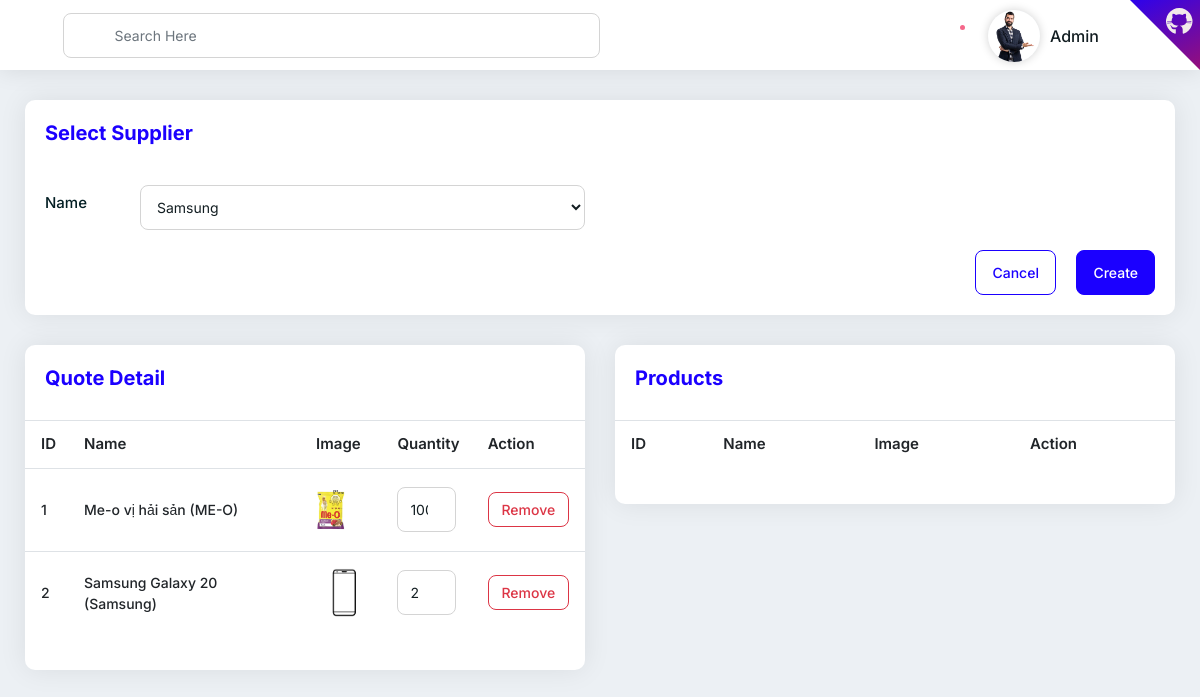
Page /en/quote/edit/32/ (signed in) on the committed database.
### core/models.py (models this page shows, shortened)
class POrder(models.Model):
    label = models.CharField(_("label"), max_length=255, null=True, blank=True)
    supplier = models.ForeignKey(Supplier, verbose_name=_("supplier"), on_delete=models.CASCADE)
    order_date = models.DateField(_("order date"), null=True, blank=True)
    status = models.CharField(_("status"), max_length=255, null=True, blank=True, default="draft")
    created_at = models.DateTimeField(auto_now=True, editable=False)
    total = models.IntegerField(_("total"), null=True, blank=True)
    note = models.TextField(_("note"), null=True, blank=True)

class POrderDetail(models.Model):
    porder = models.ForeignKey(POrder, verbose_name=_("purchare order"), on_delete=models.CASCADE, null=True, blank=True)
    product = models.ForeignKey(Product, verbose_name=_("product"), on_delete=models.CASCADE, null=True, blank=True)
    quantity = models.IntegerField(_("quantity"), default=1, null=True, blank=True)
    price = models.IntegerField(_("price"), null=True, blank=True)
    status = models.CharField(_("status"), max_length=255, null=True, blank=True)

class Product(models.Model):
    id_product = models.CharField(_("product id"), max_length=255)
    name = models.CharField(_("name"), max_length=255)
    brand = models.CharField(_("brand"), max_length=255)
    image = models.ImageField(_("image"), upload_to="product")
    price = models.IntegerField(_("price"))
    description = models.TextField(_("description"))
    category = models.ForeignKey(Category, verbose_name=_("category"), on_delete=models.CASCADE)
    class Meta:
        verbose_name_plural = _("products")
    def __str__(self):
        return f'{self.name} ({self.brand})'

### core/views.py (the view, shortened to what this page needs)
# urls.py: path('quote/edit/<int:pk>/', quote_edit, name='quote_edit'),
def quote_edit(request, pk):
    supplier = Supplier.objects.get(account = request.user)
    quote = POrder.objects.get(id=pk)
    product_quote_detail = [x.product for x in quote.porderdetail_set.all()]
    return render(request, 'quote/edit.html', {
        'quote': quote,
        'product_quote_detail': product_quote_detail,
        'form': QuoteAddForm(request.POST or None, instance=quote),
        'products': quote.supplier.products.all(),
        'quote_details': quote.porderdetail_set.all(),
    })

### core/forms.py
class QuoteAddForm(forms.ModelForm):
    class Meta:
        model = POrder
        fields = '__all__'
    def __init__(self, *args, **kwargs):
        super().__init__(*args, **kwargs)
        for field in self.fields.values():
            field.widget.attrs['class'] = 'form-control'

### core/models.py (called while the page is built)
    def __str__(self):
        return self.name

### core/templates/quote/edit.html (shortened to what this page needs)
{% extends 'base.html' %}
{% load i18n %}
{% load static %}
{% block css %}
<link rel="stylesheet" type="text/css" href="{% static 'plugins/sweetalert2/sweetalert2.css' %}" />
{% endblock css %}
{% block content %}
<div class="row">
  <div class="col-sm-12">
    <div class="pd-20 card-box mb-30">
      <div class="clearfix mb-30">
        <div class="pull-left">
          <h4 class="text-blue h4"> {% trans "Select Supplier" %} </h4>
        </div>
      </div>
      <form method="post" enctype="multipart/form-data"y>
        <div class="row">
          <div class="col-sm-12 col-md-6">
            <div class="form-group row">
              <label class="col-sm-12 col-md-2 col-form-label"> {% trans "Name" %} </label>
              <div class="col-sm-12 col-md-10">
                {{ form.supplier }}
              </div>
            </div>
          </div>
          <div class="col-sm-12 col-md-6">
          </div>
        </div>
        <div class="clearfix">
          <div class="pull-right">
            <a href="{% url 'category_list' %}" class="btn btn-outline-primary mr-3"> {% trans "Cancel" %} </a>
            <input type="submit" class="btn btn-primary" value="{% trans 'Create' %}">
          </div>
        </div>
      </form>
    </div>
  </div>
  <div class="col-sm-12 col-xl-6">
    <div class="card-box mb-30">
      <div class="pd-20 d-flex justify-content-between">
        <h4 class="text-blue h4"> {% trans "Quote Detail" %} </h4>
      </div>
      <div class="pb-20">
        <table class="data-table table hover nowrap">
          <thead>
            <tr>
              <th class="table-plus datatable-nosort"> {% trans "ID" %} </th>
              <th> {% trans "Name" %} </th>
              <th> {% trans "Image" %} </th>
              <th> {% trans "Quantity" %} </th>
              <th class="datatable-nosort">Action</th>
            </tr>
          </thead>
          <tbody>
            {% for quote_detail in quote_details %}
            <tr>
              <td class="table-plus"> {{ forloop.counter }} </td>
              <td> {{ quote_detail.product }} </td>
              <td> <img src="{{ quote_detail.product.image.url }}" alt="quote_detail_logo" style="height: 50px"> </td>
              <form action="{% url 'quote_detail_edit_save' quote_detail.id %}" method="post">
                <td style="width: 5%;">
                  <input type="number" name="quantity" id="{{quote_detail.id}}" class="form-control quantity" value="{{quote_detail.quantity}}">
                </td>
              </form>
              <td>
                <div class="d-flex flex-column">
                  <form action="{% url 'quote_remove_detail' quote_detail.porder.id quote_detail.product.id %}" method="post">
                    <input class="btn btn-outline-danger btn-sm show_confirm" type="submit" value="{% trans 'Remove'%}">
                  </form>
                  </div>
                </td>
              </tr>
            {% endfor %}
          </tbody>
        </table>
      </div>
    </div>
  </div>
  <div class="col-sm-12 col-xl-6">
    <div class="card-box mb-30">
      <div class="pd-20 d-flex justify-content-between">
        <h4 class="text-blue h4"> {% trans "Products" %} </h4>
      </div>
      <div class="pb-20">
        <table class="data-table table hover nowrap">
          <thead>
            <tr>
              <th class="table-plus datatable-nosort"> {% trans "ID" %} </th>
              <th> {% trans "Name" %} </th>
              <th> {% trans "Image" %} </th>
              <th class="datatable-nosort">Action</th>
            </tr>
          </thead>
        </table>
      </div>
    </div>
  </div>
</div>
{% endblock content %}

### rows in the picture
POrder: supplier "Samsung"
POrderDetail: product "Me-o vị hải sản (ME-O)", product.image (picture), quantity "100"
POrderDetail: product "Samsung Galaxy 20 (Samsung)", product.image (picture), quantity "2"
